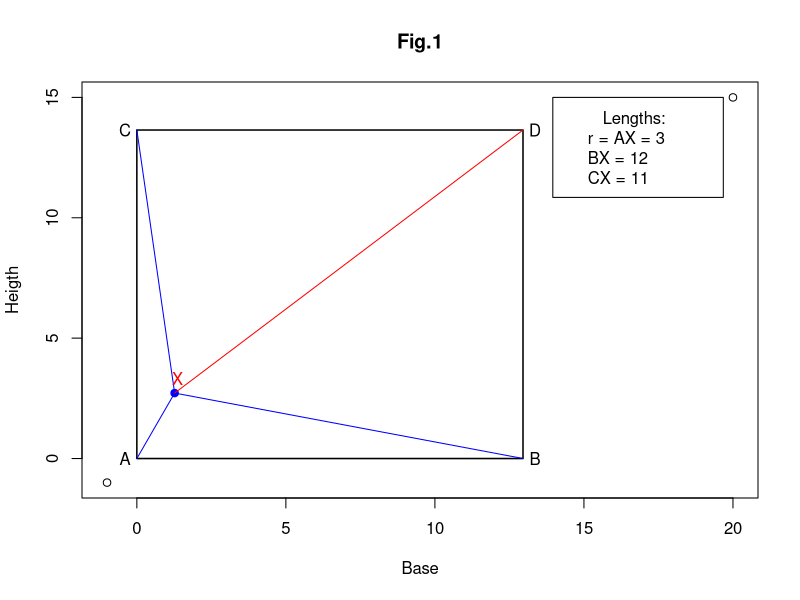
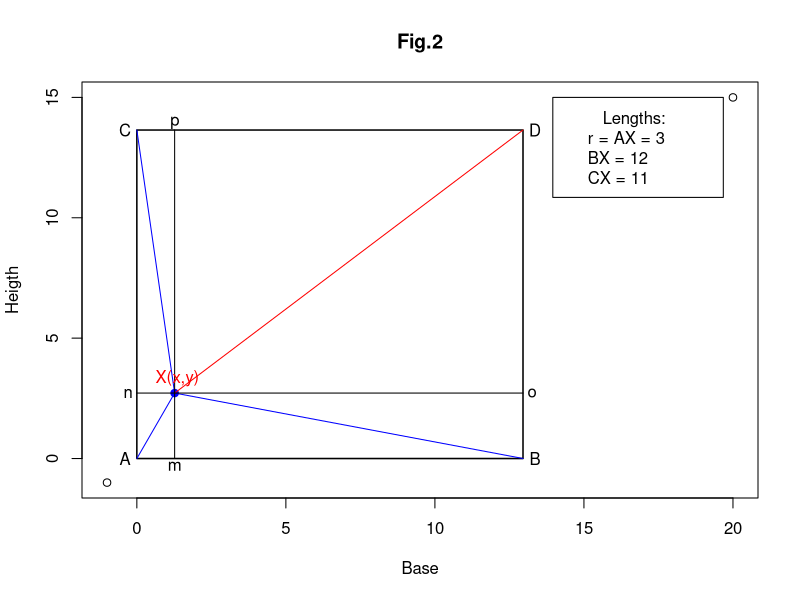

Source code (R) for these figures, in order:
## ---- chunk 1
knitr::opts_chunk$set(echo = TRUE)
## ---- chunk 2
library(MASS)
        r <- AX <- 3
        BX <- 12
        CX <- 11
        alfa <- 65
        rad <- alfa * pi/180
        y <- r * sin(rad)
        x <- r * cos(rad)
        # Rectangle base:
        b <- sqrt(BX^2 - y ^ 2) + x
        # Rectangle height:
        h <- sqrt(CX^2 - x ^ 2) + y
        d <- sqrt(BX^2 + CX^2 - r^2)
        plot.new()
        plot(c(-1, 20), c(-1, 15), 
            xlab = "Base",
            ylab = "Heigth")
        area <- as.character(round(b * h,3))
        rect(0, 0, b, h, lwd = 1.5)
        points(x, y, pch = 19, col = "blue")
        # text(b/2, h+1, paste("Angle BAX = ", alfa, " degrees"))
        lines(c(0,x,x,0,x,b),c(0,y,y,h,y,0),col="blue")
        lines(c(x,b),c(y,h),col="red")
        text(x+.1,y+.6,'X',col="red")
        text(-.4,.0,'A');text(b+.4,.0,'B')
        text(-.4,h,'C');text(b+.4,h,'D')
        leg.txt <- c("    Lengths:          ",
                     sprintf(" r = AX = %d",r),
                     sprintf(" BX = %d",BX),
                     sprintf(" CX = %d",CX)
                     # sprintf(" DX = %d",d),
                     # paste("Area =",area))
        )
        legend(b+1,15,leg.txt)
        title(main = "Fig.1")
## ---- chunk 3
        r <- AX <- 3
        BX <- 12
        CX <- 11
        alfa <- 65
        rad <- alfa * pi/180
        y <- r * sin(rad)
        x <- r * cos(rad)
        # Rectangle base:
        b <- sqrt(BX^2 - y ^ 2) + x
        # Rectangle height:
        h <- sqrt(CX^2 - x ^ 2) + y
        d <- sqrt(BX^2 + CX^2 - r^2)
        plot.new()
        plot(c(-1, 20), c(-1, 15), 
            xlab = "Base",
            ylab = "Heigth")
        area <- as.character(round(b * h,3))
        rect(0, 0, b, h, lwd = 1.5)
        points(x, y, pch = 19, col = "blue")
        # text(b/2, h+1, paste("Angle BAX = ", alfa, " degrees"))
        lines(c(0,x,x,0,x,b),c(0,y,y,h,y,0),col="blue")
        lines(c(x,b),c(y,h),col="red")
        lines(c(0,b),c(y,y),col="black")
        lines(c(x,x),c(0,h),col="black")
        text(x+.1,y+.6,'X(x,y)',col="red")
        text(-.4,.0,'A');text(b+.4,.0,'B')
        text(-.4,h,'C');text(b+.4,h,'D')
        text(-.3,y,'n');text(b+.3,y,'o');
        text(x,-.3,'m');text(x,h+.3,'p');
        leg.txt <- c("    Lengths:          ",
                     sprintf(" r = AX = %d",r),
                     sprintf(" BX = %d",BX),
                     sprintf(" CX = %d",CX)
                     # sprintf(" DX = %d",d),
                     # paste("Area =",area))
        )
        legend(b+1,15,leg.txt)
        title(main = "Fig.2")
